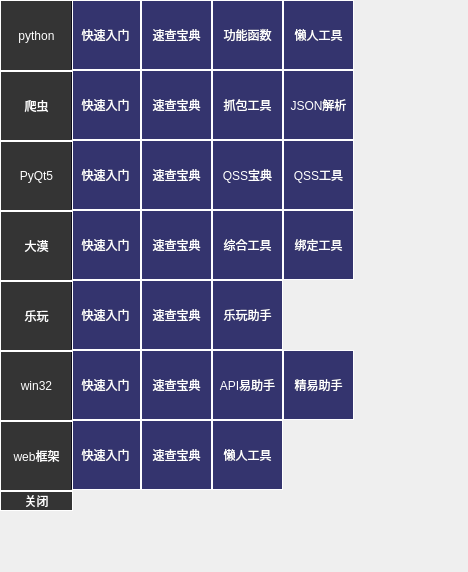
<?xml version="1.0" encoding="UTF-8"?>
<ui version="4.0">
 <class>MainWindow</class>
 <widget class="QMainWindow" name="MainWindow">
  <property name="geometry">
   <rect>
    <x>0</x>
    <y>0</y>
    <width>468</width>
    <height>572</height>
   </rect>
  </property>
  <property name="windowTitle">
   <string>MainWindow</string>
  </property>
  <property name="styleSheet">
   <string notr="true">QPushButton{
	font: 75 10pt &quot;微软雅黑&quot;;
	background-color: rgba(0, 0, 74, 200);

	color: rgb(255, 255, 255);
	border:1px solid rgb(255, 255, 255);
}
QPushButton:hover{
	font: 75 10pt &quot;微软雅黑&quot;;
	background-color: rgba(85, 255, 255,200);
	
	color: rgb(0, 0, 0);
	border:1px solid rgb(255, 255, 255);
}
QPushButton:pressed{
	font: 75 10pt &quot;微软雅黑&quot;;
	background-color: rgba(255, 0, 0,200);
	
	color: rgb(0, 0, 0);
	border:1px solid rgb(255, 255, 255);
}




#bt_dm,#bt_python,#bt_spider,#bt_pyQt5,#bt_lw,#bt_win32,#bt_webkj,#bt_gb{
	font: 75 10pt &quot;微软雅黑&quot;;
	background-color: rgba(0, 0, 0,200);

	color: rgb(255, 255, 255);
	border:1px solid rgb(255, 255, 255);
}
#bt_dm:hover,#bt_python:hover,#bt_spider:hover,#bt_pyQt5:hover,#bt_lw:hover,#bt_win32:hover,#bt_webkj:hover,#bt_gb:hover{
	font: 75 10pt &quot;微软雅黑&quot;;
	background-color: rgba(85, 255, 255,200);
	
	color: rgb(0, 0, 0);
	border:1px solid rgb(255, 255, 255);
}
#bt_dm:pressed,#bt_python:pressed,#bt_spider:pressed,#bt_pyQt5:pressed,#bt_lw:pressed,#bt_win32:pressed,#bt_webkj:pressed,#bt_gb:pressed{
	font: 75 10pt &quot;微软雅黑&quot;;
	background-color: rgba(255, 0, 0,200);
	
	color: rgb(0, 0, 0);
	border:1px solid rgb(255, 255, 255);
}

</string>
  </property>
  <widget class="QWidget" name="centralwidget">
   <widget class="QFrame" name="frame_python">
    <property name="geometry">
     <rect>
      <x>70</x>
      <y>0</y>
      <width>291</width>
      <height>71</height>
     </rect>
    </property>
    <layout class="QHBoxLayout" name="frame_python_hb">
     <property name="spacing">
      <number>0</number>
     </property>
     <property name="leftMargin">
      <number>0</number>
     </property>
     <property name="topMargin">
      <number>0</number>
     </property>
     <property name="rightMargin">
      <number>0</number>
     </property>
     <property name="bottomMargin">
      <number>0</number>
     </property>
     <item>
      <widget class="QPushButton" name="bt_python_ksrm">
       <property name="minimumSize">
        <size>
         <width>71</width>
         <height>70</height>
        </size>
       </property>
       <property name="text">
        <string>快速入门</string>
       </property>
      </widget>
     </item>
     <item>
      <widget class="QPushButton" name="bt_python_scbd">
       <property name="minimumSize">
        <size>
         <width>71</width>
         <height>70</height>
        </size>
       </property>
       <property name="text">
        <string>速查宝典</string>
       </property>
      </widget>
     </item>
     <item>
      <widget class="QPushButton" name="bt_python_gnhs">
       <property name="minimumSize">
        <size>
         <width>71</width>
         <height>70</height>
        </size>
       </property>
       <property name="text">
        <string>功能函数</string>
       </property>
      </widget>
     </item>
     <item>
      <widget class="QPushButton" name="bt_python_lrgj">
       <property name="minimumSize">
        <size>
         <width>71</width>
         <height>70</height>
        </size>
       </property>
       <property name="text">
        <string>懒人工具</string>
       </property>
      </widget>
     </item>
     <item>
      <spacer name="hs_python">
       <property name="orientation">
        <enum>Qt::Horizontal</enum>
       </property>
       <property name="sizeHint" stdset="0">
        <size>
         <width>40</width>
         <height>20</height>
        </size>
       </property>
      </spacer>
     </item>
    </layout>
   </widget>
   <widget class="QFrame" name="frame_spider">
    <property name="geometry">
     <rect>
      <x>70</x>
      <y>70</y>
      <width>291</width>
      <height>71</height>
     </rect>
    </property>
    <layout class="QHBoxLayout" name="frame_spider_hb">
     <property name="spacing">
      <number>0</number>
     </property>
     <property name="leftMargin">
      <number>0</number>
     </property>
     <property name="topMargin">
      <number>0</number>
     </property>
     <property name="rightMargin">
      <number>0</number>
     </property>
     <property name="bottomMargin">
      <number>0</number>
     </property>
     <item>
      <widget class="QPushButton" name="bt_spider_ksrm">
       <property name="minimumSize">
        <size>
         <width>71</width>
         <height>70</height>
        </size>
       </property>
       <property name="text">
        <string>快速入门</string>
       </property>
      </widget>
     </item>
     <item>
      <widget class="QPushButton" name="bt_spider_scbd">
       <property name="minimumSize">
        <size>
         <width>71</width>
         <height>70</height>
        </size>
       </property>
       <property name="text">
        <string>速查宝典</string>
       </property>
      </widget>
     </item>
     <item>
      <widget class="QPushButton" name="bt_spider_zbgj">
       <property name="minimumSize">
        <size>
         <width>71</width>
         <height>70</height>
        </size>
       </property>
       <property name="text">
        <string>抓包工具</string>
       </property>
      </widget>
     </item>
     <item>
      <widget class="QPushButton" name="bt_spider_jsonjx">
       <property name="minimumSize">
        <size>
         <width>71</width>
         <height>70</height>
        </size>
       </property>
       <property name="text">
        <string>JSON解析</string>
       </property>
      </widget>
     </item>
     <item>
      <spacer name="hs_spider">
       <property name="orientation">
        <enum>Qt::Horizontal</enum>
       </property>
       <property name="sizeHint" stdset="0">
        <size>
         <width>40</width>
         <height>20</height>
        </size>
       </property>
      </spacer>
     </item>
    </layout>
   </widget>
   <widget class="QFrame" name="frame_pyQt5">
    <property name="geometry">
     <rect>
      <x>70</x>
      <y>140</y>
      <width>291</width>
      <height>71</height>
     </rect>
    </property>
    <layout class="QHBoxLayout" name="frame_pyqt5_hb">
     <property name="spacing">
      <number>0</number>
     </property>
     <property name="leftMargin">
      <number>0</number>
     </property>
     <property name="topMargin">
      <number>0</number>
     </property>
     <property name="rightMargin">
      <number>0</number>
     </property>
     <property name="bottomMargin">
      <number>0</number>
     </property>
     <item>
      <widget class="QPushButton" name="bt_pyQt5_ksrm">
       <property name="minimumSize">
        <size>
         <width>71</width>
         <height>70</height>
        </size>
       </property>
       <property name="text">
        <string>快速入门</string>
       </property>
      </widget>
     </item>
     <item>
      <widget class="QPushButton" name="bt_pyQt5_scbd">
       <property name="minimumSize">
        <size>
         <width>71</width>
         <height>70</height>
        </size>
       </property>
       <property name="text">
        <string>速查宝典</string>
       </property>
      </widget>
     </item>
     <item>
      <widget class="QPushButton" name="bt_pyQt5_qssbd">
       <property name="minimumSize">
        <size>
         <width>71</width>
         <height>70</height>
        </size>
       </property>
       <property name="text">
        <string>QSS宝典</string>
       </property>
      </widget>
     </item>
     <item>
      <widget class="QPushButton" name="bt_pyQt5_qssgj">
       <property name="minimumSize">
        <size>
         <width>71</width>
         <height>70</height>
        </size>
       </property>
       <property name="text">
        <string>QSS工具</string>
       </property>
      </widget>
     </item>
     <item>
      <spacer name="hs_pyqt5">
       <property name="orientation">
        <enum>Qt::Horizontal</enum>
       </property>
       <property name="sizeHint" stdset="0">
        <size>
         <width>40</width>
         <height>20</height>
        </size>
       </property>
      </spacer>
     </item>
    </layout>
   </widget>
   <widget class="QFrame" name="frame_dm">
    <property name="geometry">
     <rect>
      <x>70</x>
      <y>210</y>
      <width>291</width>
      <height>71</height>
     </rect>
    </property>
    <layout class="QHBoxLayout" name="frame_dm_hb">
     <property name="spacing">
      <number>0</number>
     </property>
     <property name="leftMargin">
      <number>0</number>
     </property>
     <property name="topMargin">
      <number>0</number>
     </property>
     <property name="rightMargin">
      <number>0</number>
     </property>
     <property name="bottomMargin">
      <number>0</number>
     </property>
     <item>
      <widget class="QPushButton" name="bt_dm_ksrm">
       <property name="minimumSize">
        <size>
         <width>71</width>
         <height>70</height>
        </size>
       </property>
       <property name="text">
        <string>快速入门</string>
       </property>
      </widget>
     </item>
     <item>
      <widget class="QPushButton" name="bt_dm_scbd">
       <property name="minimumSize">
        <size>
         <width>71</width>
         <height>70</height>
        </size>
       </property>
       <property name="text">
        <string>速查宝典</string>
       </property>
      </widget>
     </item>
     <item>
      <widget class="QPushButton" name="bt_dm_zhgj">
       <property name="minimumSize">
        <size>
         <width>71</width>
         <height>70</height>
        </size>
       </property>
       <property name="text">
        <string>综合工具</string>
       </property>
      </widget>
     </item>
     <item>
      <widget class="QPushButton" name="bt_dm_bdgj">
       <property name="minimumSize">
        <size>
         <width>71</width>
         <height>70</height>
        </size>
       </property>
       <property name="text">
        <string>绑定工具</string>
       </property>
      </widget>
     </item>
     <item>
      <spacer name="hs_dm">
       <property name="orientation">
        <enum>Qt::Horizontal</enum>
       </property>
       <property name="sizeHint" stdset="0">
        <size>
         <width>40</width>
         <height>20</height>
        </size>
       </property>
      </spacer>
     </item>
    </layout>
   </widget>
   <widget class="QFrame" name="frame_lw">
    <property name="geometry">
     <rect>
      <x>70</x>
      <y>280</y>
      <width>291</width>
      <height>71</height>
     </rect>
    </property>
    <layout class="QHBoxLayout" name="horizontalLayout_5">
     <property name="spacing">
      <number>0</number>
     </property>
     <property name="leftMargin">
      <number>0</number>
     </property>
     <property name="topMargin">
      <number>0</number>
     </property>
     <property name="rightMargin">
      <number>0</number>
     </property>
     <property name="bottomMargin">
      <number>0</number>
     </property>
     <item>
      <widget class="QPushButton" name="bt_lw_ksrm">
       <property name="minimumSize">
        <size>
         <width>71</width>
         <height>70</height>
        </size>
       </property>
       <property name="text">
        <string>快速入门</string>
       </property>
      </widget>
     </item>
     <item>
      <widget class="QPushButton" name="bt_lw_scbd">
       <property name="minimumSize">
        <size>
         <width>71</width>
         <height>70</height>
        </size>
       </property>
       <property name="text">
        <string>速查宝典</string>
       </property>
      </widget>
     </item>
     <item>
      <widget class="QPushButton" name="bt_lw_lwzs">
       <property name="minimumSize">
        <size>
         <width>71</width>
         <height>70</height>
        </size>
       </property>
       <property name="text">
        <string>乐玩助手</string>
       </property>
      </widget>
     </item>
     <item>
      <spacer name="hs_lw">
       <property name="orientation">
        <enum>Qt::Horizontal</enum>
       </property>
       <property name="sizeHint" stdset="0">
        <size>
         <width>40</width>
         <height>20</height>
        </size>
       </property>
      </spacer>
     </item>
    </layout>
   </widget>
   <widget class="QFrame" name="frame_win32">
    <property name="geometry">
     <rect>
      <x>70</x>
      <y>350</y>
      <width>291</width>
      <height>71</height>
     </rect>
    </property>
    <layout class="QHBoxLayout" name="frame_win32_hb">
     <property name="spacing">
      <number>0</number>
     </property>
     <property name="leftMargin">
      <number>0</number>
     </property>
     <property name="topMargin">
      <number>0</number>
     </property>
     <property name="rightMargin">
      <number>0</number>
     </property>
     <property name="bottomMargin">
      <number>0</number>
     </property>
     <item>
      <widget class="QPushButton" name="bt_win32_ksrm">
       <property name="minimumSize">
        <size>
         <width>71</width>
         <height>70</height>
        </size>
       </property>
       <property name="text">
        <string>快速入门</string>
       </property>
      </widget>
     </item>
     <item>
      <widget class="QPushButton" name="bt_win32_scbd">
       <property name="minimumSize">
        <size>
         <width>71</width>
         <height>70</height>
        </size>
       </property>
       <property name="text">
        <string>速查宝典</string>
       </property>
      </widget>
     </item>
     <item>
      <widget class="QPushButton" name="bt_win32_apizs">
       <property name="minimumSize">
        <size>
         <width>71</width>
         <height>70</height>
        </size>
       </property>
       <property name="text">
        <string>API易助手</string>
       </property>
      </widget>
     </item>
     <item>
      <widget class="QPushButton" name="bt_win32_jyzs">
       <property name="minimumSize">
        <size>
         <width>71</width>
         <height>70</height>
        </size>
       </property>
       <property name="text">
        <string>精易助手</string>
       </property>
      </widget>
     </item>
     <item>
      <spacer name="hs_win32">
       <property name="orientation">
        <enum>Qt::Horizontal</enum>
       </property>
       <property name="sizeHint" stdset="0">
        <size>
         <width>40</width>
         <height>20</height>
        </size>
       </property>
      </spacer>
     </item>
    </layout>
   </widget>
   <widget class="QFrame" name="frame_webkj">
    <property name="geometry">
     <rect>
      <x>70</x>
      <y>420</y>
      <width>291</width>
      <height>71</height>
     </rect>
    </property>
    <layout class="QHBoxLayout" name="flask_hb">
     <property name="spacing">
      <number>0</number>
     </property>
     <property name="leftMargin">
      <number>0</number>
     </property>
     <property name="topMargin">
      <number>0</number>
     </property>
     <property name="rightMargin">
      <number>0</number>
     </property>
     <property name="bottomMargin">
      <number>0</number>
     </property>
     <item>
      <widget class="QPushButton" name="bt_webkj_ksrm">
       <property name="minimumSize">
        <size>
         <width>71</width>
         <height>70</height>
        </size>
       </property>
       <property name="text">
        <string>快速入门</string>
       </property>
      </widget>
     </item>
     <item>
      <widget class="QPushButton" name="bt_webkj_scbd">
       <property name="minimumSize">
        <size>
         <width>71</width>
         <height>70</height>
        </size>
       </property>
       <property name="text">
        <string>速查宝典</string>
       </property>
      </widget>
     </item>
     <item>
      <widget class="QPushButton" name="bt_webkj_lrgj">
       <property name="minimumSize">
        <size>
         <width>71</width>
         <height>70</height>
        </size>
       </property>
       <property name="text">
        <string>懒人工具</string>
       </property>
      </widget>
     </item>
     <item>
      <spacer name="hs_webkj">
       <property name="orientation">
        <enum>Qt::Horizontal</enum>
       </property>
       <property name="sizeHint" stdset="0">
        <size>
         <width>40</width>
         <height>20</height>
        </size>
       </property>
      </spacer>
     </item>
    </layout>
   </widget>
   <widget class="QFrame" name="frame_main">
    <property name="geometry">
     <rect>
      <x>0</x>
      <y>0</y>
      <width>73</width>
      <height>511</height>
     </rect>
    </property>
    <layout class="QVBoxLayout" name="frame_main_hb">
     <property name="spacing">
      <number>0</number>
     </property>
     <property name="sizeConstraint">
      <enum>QLayout::SetMinAndMaxSize</enum>
     </property>
     <property name="leftMargin">
      <number>0</number>
     </property>
     <property name="topMargin">
      <number>0</number>
     </property>
     <property name="rightMargin">
      <number>0</number>
     </property>
     <property name="bottomMargin">
      <number>0</number>
     </property>
     <item>
      <widget class="QPushButton" name="bt_python">
       <property name="minimumSize">
        <size>
         <width>71</width>
         <height>71</height>
        </size>
       </property>
       <property name="text">
        <string>python</string>
       </property>
      </widget>
     </item>
     <item>
      <widget class="QPushButton" name="bt_spider">
       <property name="minimumSize">
        <size>
         <width>71</width>
         <height>70</height>
        </size>
       </property>
       <property name="text">
        <string>爬虫</string>
       </property>
      </widget>
     </item>
     <item>
      <widget class="QPushButton" name="bt_pyQt5">
       <property name="minimumSize">
        <size>
         <width>71</width>
         <height>70</height>
        </size>
       </property>
       <property name="toolTip">
        <string>&lt;html&gt;&lt;head/&gt;&lt;body&gt;&lt;p&gt;&amp;lt;h1&amp;gt;python&amp;lt;h1&amp;gt;&lt;/p&gt;&lt;p&gt;&amp;lt;span&amp;gt;dsgsdgsdg&amp;lt;/span&amp;gt;&lt;/p&gt;&lt;/body&gt;&lt;/html&gt;</string>
       </property>
       <property name="text">
        <string>PyQt5</string>
       </property>
      </widget>
     </item>
     <item>
      <widget class="QPushButton" name="bt_dm">
       <property name="minimumSize">
        <size>
         <width>71</width>
         <height>70</height>
        </size>
       </property>
       <property name="text">
        <string>大漠</string>
       </property>
      </widget>
     </item>
     <item>
      <widget class="QPushButton" name="bt_lw">
       <property name="minimumSize">
        <size>
         <width>71</width>
         <height>70</height>
        </size>
       </property>
       <property name="text">
        <string>乐玩</string>
       </property>
      </widget>
     </item>
     <item>
      <widget class="QPushButton" name="bt_win32">
       <property name="minimumSize">
        <size>
         <width>71</width>
         <height>70</height>
        </size>
       </property>
       <property name="text">
        <string>win32</string>
       </property>
      </widget>
     </item>
     <item>
      <widget class="QPushButton" name="bt_webkj">
       <property name="minimumSize">
        <size>
         <width>71</width>
         <height>70</height>
        </size>
       </property>
       <property name="text">
        <string>web框架</string>
       </property>
      </widget>
     </item>
     <item>
      <widget class="QPushButton" name="bt_gb">
       <property name="text">
        <string>关闭</string>
       </property>
      </widget>
     </item>
    </layout>
   </widget>
  </widget>
 </widget>
 <resources/>
 <connections>
  <connection>
   <sender>bt_gb</sender>
   <signal>clicked()</signal>
   <receiver>MainWindow</receiver>
   <slot>close()</slot>
   <hints>
    <hint type="sourcelabel">
     <x>39</x>
     <y>503</y>
    </hint>
    <hint type="destinationlabel">
     <x>451</x>
     <y>-11</y>
    </hint>
   </hints>
  </connection>
 </connections>
</ui>
